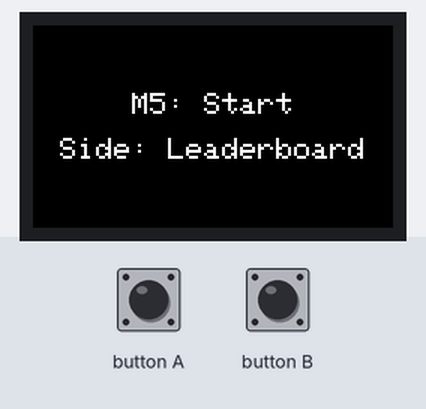
A sketch run on a simulated ESP32. On the bench: 240×135 colour display. The test bench sets the inputs (shaded band). Random numbers use the default seed unless the sketch sets one; EEPROM starts erased.

Above: at 1.3 s.
1.4 s: button A pressed for 0.15 s
At 1.9 s:
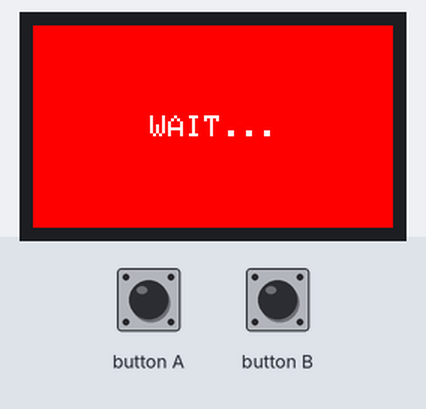
4.5 s: button A pressed for 1 s
At 5.5 s:
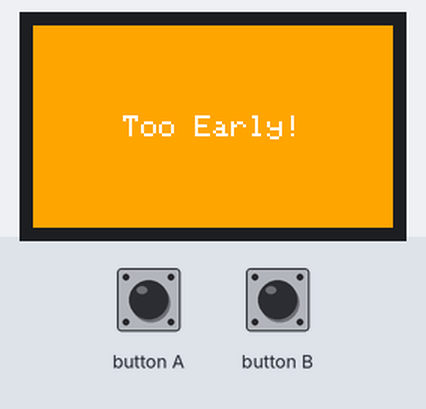
7.5 s: button B pressed for 0.15 s
At 7.9 s:
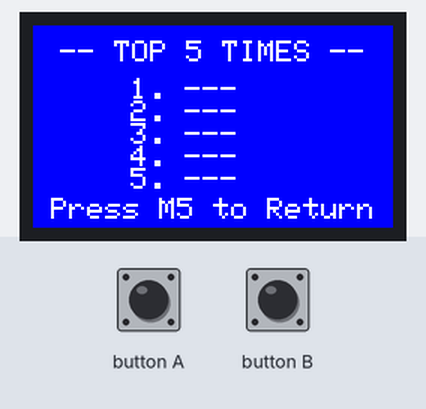
9.1 s: button A pressed for 3.2 s
At 10.3 s:
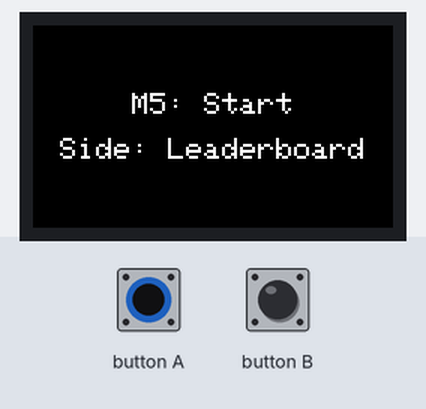
13.8 s: button A pressed for 0.15 s
At 17.56 s:
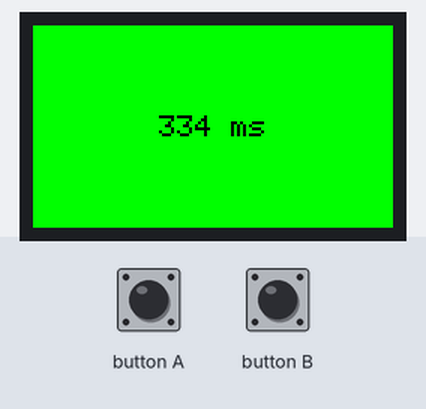
Timing chart, 0 to 19.1 s (numbered marks = the images above; inputs shaded):
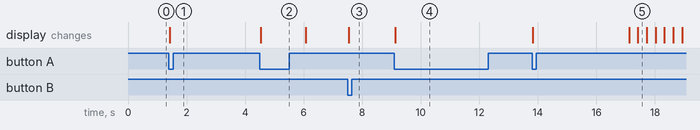

Measured:
- after the input at 1.4 s, the display: changes at once (image 1)
- after the input at 7.5 s, the display: changes at once (image 3)
- after the input at 9.1 s, the display: changes at once (image 4)
- after the input at 13.8 s, the display: first changes at once (image 5 shows a later state)

The sketch:

Reaction_time_game_code.ino
```cpp
#include <M5StickCPlus2.h>
#include <Preferences.h>
#include <vector>
#include <algorithm>

enum State { IDLE, WAIT, REACTION, RESULT, LEADERBOARD, FOUL };
State currentState = IDLE;

unsigned long startTime;
unsigned long targetTime;
std::vector<int> highScores;
Preferences prefs;

void setup() {
    auto cfg = M5.config();
    StickCP2.begin(cfg);
    StickCP2.Display.setRotation(1);

    // Load High Scores from Flash Memory
    prefs.begin("scores", false);
    for (int i = 0; i < 5; i++) {
        // Default high score is 9999ms until someone beats it
        int s = prefs.getInt(("s" + String(i)).c_str(), 9999);
        highScores.push_back(s);
    }
    prefs.end();

    resetToIdle();
}

void resetToIdle() {
    currentState = IDLE;
    StickCP2.Display.fillScreen(BLACK);
    StickCP2.Display.setTextColor(WHITE);
    StickCP2.Display.setTextSize(2);

    // Split into two lines for better readability
    StickCP2.Display.drawCenterString("M5: Start", 120, 45);
    StickCP2.Display.drawCenterString("Side: Leaderboard", 120, 75);
}

void showLeaderboard() {
    currentState = LEADERBOARD;
    StickCP2.Display.fillScreen(BLUE);
    StickCP2.Display.setTextColor(WHITE);
    StickCP2.Display.drawCenterString("-- TOP 5 TIMES --", 120, 10);

    for (int i = 0; i < 5; i++) {
        String scoreText = String(i + 1) + ". " + (highScores[i] == 9999 ? "---" : String(highScores[i]) + " ms");
        StickCP2.Display.setCursor(65, 35 + (i * 15));
        StickCP2.Display.print(scoreText);
    }
    StickCP2.Display.drawCenterString("Press M5 to Return", 120, 115);
}

void updateLeaderboard(int newTime) {
    highScores.push_back(newTime);
    std::sort(highScores.begin(), highScores.end());
    highScores.pop_back(); // Keep only top 5 fastest

    // Save back to Flash Memory
    prefs.begin("scores", false);
    for (int i = 0; i < 5; i++) {
        prefs.putInt(("s" + String(i)).c_str(), highScores[i]);
    }
    prefs.end();
}

void loop() {
    StickCP2.update();

    switch (currentState) {
        case IDLE:
            if (StickCP2.BtnA.wasPressed()) { // Front M5 Button
                currentState = WAIT;
                StickCP2.Display.fillScreen(RED);
                StickCP2.Display.setTextColor(WHITE);
                StickCP2.Display.drawCenterString("WAIT...", 120, 60);
                targetTime = millis() + random(2000, 5000);
            }
            if (StickCP2.BtnB.wasPressed()) { // Side Button
                showLeaderboard();
            }
            break;

        case WAIT:
            if (StickCP2.BtnA.wasPressed()) {
                currentState = FOUL;
                StickCP2.Display.fillScreen(ORANGE);
                StickCP2.Display.drawCenterString("Too Early!", 120, 60);
                delay(1500);
                resetToIdle();
            } else if (millis() >= targetTime) {
                currentState = REACTION;
                startTime = millis();
                StickCP2.Display.fillScreen(GREEN);
                StickCP2.Display.setTextColor(BLACK);
            }
            break;

        case REACTION:
            // LIVE TIMER: Redraws the time as it counts up
            // Note: fillRect is used here to prevent text overlapping/flicker
            StickCP2.Display.fillRect(60, 55, 120, 25, GREEN);
            StickCP2.Display.drawCenterString(String(millis() - startTime) + " ms", 120, 60);

            if (StickCP2.BtnA.wasPressed()) {
                int finalTime = millis() - startTime;
                updateLeaderboard(finalTime);
                currentState = RESULT;
                StickCP2.Display.fillScreen(BLACK);
                StickCP2.Display.setTextColor(WHITE);
                StickCP2.Display.drawCenterString("TIME: " + String(finalTime) + "ms", 120, 45);
                StickCP2.Display.drawCenterString("Press M5 for Menu", 120, 75);
            }
            break;

        case RESULT:
        case LEADERBOARD:
            if (StickCP2.BtnA.wasPressed()) resetToIdle();
            break;
    }
}
```
